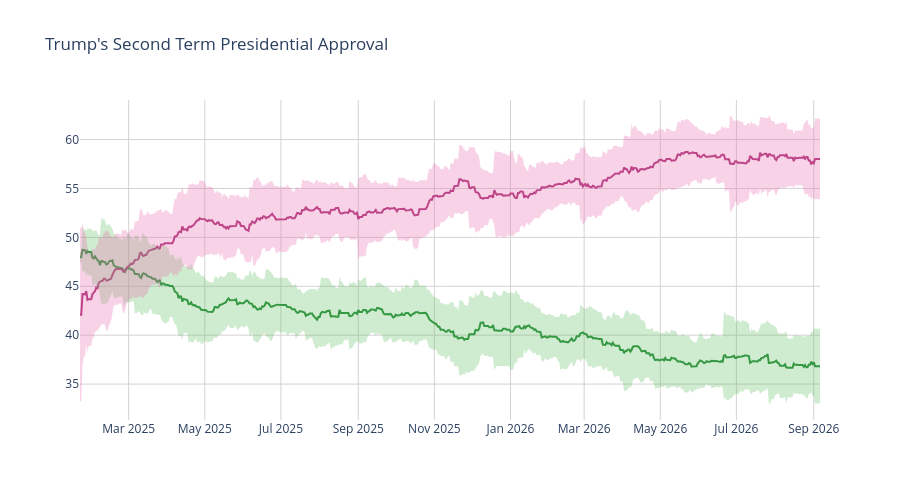

Notebook code for this chart:
### Code cell
disappr_ci_hex = "#e86eaf"
appr_ci_hex = "#60be65"
disappr_ci_rgba = "rgba(232, 110, 175, 0.3)"
appr_ci_rgba = "rgba(96, 190, 101, 0.3)"
grid_col = "#d4d2d2"


# Approve
fig = go.Figure(go.Scatter(
    x=pres['end_date'],
    y=pres['approve'],
    hovertemplate="%{y:.2f}%",
    name="<b>Approve</b>",
    line=dict(color="#228833"),
    showlegend=False
))

# Disapprove
fig.add_trace(go.Scatter(
    x=pres['end_date'],
    y=pres['disapprove'],
    hovertemplate="%{y:.2f}%",
    name="<b>Disapprove</b>",
    line=dict(color="#aa3377"),
    showlegend=False
    )
)

# Approve CI
fig.add_traces([

    # Upper bound
    go.Scatter(
        x=pres['end_date'],
        y=pres['approve_upper_ci'],
        marker=dict(color=appr_ci_hex),
        line=dict(width=0),
        mode='lines',
        showlegend=False,
        hoverinfo="skip"
    ),

    # Lower bound
    go.Scatter(
        x=pres['end_date'],
        y=pres['approve_lower_ci'],
        marker=dict(color=appr_ci_hex),
        line=dict(width=0),
        mode='lines',
        fillcolor=appr_ci_rgba,
        fill="tonexty",
        showlegend=False,
        hoverinfo="skip"
    )
])

# Disapprove CI
fig.add_traces([

    # Upper bound
    go.Scatter(
        x=pres['end_date'],
        y=pres['disapprove_upper_ci'],
        marker=dict(color=disappr_ci_hex),
        line=dict(width=0),
        mode='lines',
        showlegend=False,
        hoverinfo="skip"
    ),

    # Lower bound
    go.Scatter(
        x=pres['end_date'],
        y=pres['disapprove_lower_ci'],
        marker=dict(color=disappr_ci_hex),
        line=dict(width=0),
        mode='lines',
        fillcolor=disappr_ci_rgba,
        fill="tonexty",
        showlegend=False,
        hoverinfo="skip"
    )
])

fig.update_layout(
    title=dict(text="Trump's Second Term Presidential Approval"),
    hovermode="x"
)

fig.update_xaxes(gridcolor=grid_col)
fig.update_yaxes(gridcolor=grid_col)

fig.update_layout(hovermode="x", hoverlabel_align="right", plot_bgcolor="rgba(0, 0, 0, 0)", height=500)
fig.show()

### Figure 1 — Plotly figure (JSON) as saved in the notebook; plotly's stock layout.template omitted (floating-point values rounded to 4 significant figures; data arrays with more than 128 entries replaced by an {"elided": "..."} marker saying what was removed)
{"data": [{"hovertemplate": "%{y:.2f}%", "line": {"color": "#228833"}, "name": "<b>Approve</b>", "showlegend": false, "type": "scatter", "x": {"elided": "594 str values"}, "y": {"elided": "594 float values"}}, {"hovertemplate": "%{y:.2f}%", "line": {"color": "#aa3377"}, "name": "<b>Disapprove</b>", "showlegend": false, "type": "scatter", "x": {"elided": "594 str values"}, "y": {"elided": "594 float values"}}, {"hoverinfo": "skip", "line": {"width": 0}, "marker": {"color": "#60be65"}, "mode": "lines", "showlegend": false, "type": "scatter", "x": {"elided": "594 str values"}, "y": {"elided": "594 float values"}}, {"fill": "tonexty", "fillcolor": "rgba(96, 190, 101, 0.3)", "hoverinfo": "skip", "line": {"width": 0}, "marker": {"color": "#60be65"}, "mode": "lines", "showlegend": false, "type": "scatter", "x": {"elided": "594 str values"}, "y": {"elided": "594 float values"}}, {"hoverinfo": "skip", "line": {"width": 0}, "marker": {"color": "#e86eaf"}, "mode": "lines", "showlegend": false, "type": "scatter", "x": {"elided": "594 str values"}, "y": {"elided": "594 float values"}}, {"fill": "tonexty", "fillcolor": "rgba(232, 110, 175, 0.3)", "hoverinfo": "skip", "line": {"width": 0}, "marker": {"color": "#e86eaf"}, "mode": "lines", "showlegend": false, "type": "scatter", "x": {"elided": "594 str values"}, "y": {"elided": "594 float values"}}], "layout": {"height": 500, "hoverlabel": {"align": "right"}, "hovermode": "x", "plot_bgcolor": "rgba(0, 0, 0, 0)", "title": {"text": "Trump's Second Term Presidential Approval"}, "xaxis": {"gridcolor": "#d4d2d2"}, "yaxis": {"gridcolor": "#d4d2d2"}}}
